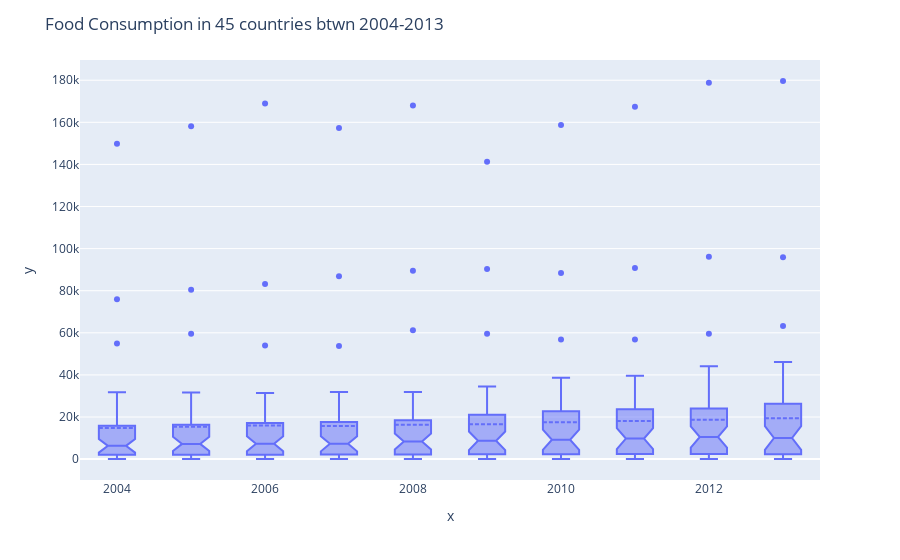

This figure's notebook cell:
### Code cell
datt=p
df = px.data.tips()
fig=px.box(df, x=datt["Year"], y=datt['Value'])
fig.update_traces(quartilemethod="linear",notched=True , boxmean=True)
fig.update_layout(title="Food Consumption in 45 countries btwn 2004-2013")
fig.show()

### Figure 1 — Plotly figure (JSON) as saved in the notebook; plotly's stock layout.template omitted (floating-point values rounded to 4 significant figures; data arrays with more than 128 entries replaced by an {"elided": "..."} marker saying what was removed)
{"data": [{"alignmentgroup": "True", "boxmean": true, "hovertemplate": "x=%{x}<br>y=%{y}<extra></extra>", "legendgroup": "", "marker": {"color": "#636efa"}, "name": "", "notched": true, "offsetgroup": "", "orientation": "v", "quartilemethod": "linear", "showlegend": false, "type": "box", "x": {"elided": "450 str values"}, "x0": " ", "xaxis": "x", "y": {"elided": "450 int values"}, "y0": " ", "yaxis": "y"}], "layout": {"boxmode": "group", "legend": {"tracegroupgap": 0}, "margin": {"t": 60}, "title": {"text": "Food Consumption in 45 countries btwn 2004-2013"}, "xaxis": {"anchor": "y", "domain": [0, 1], "title": {"text": "x"}}, "yaxis": {"anchor": "x", "domain": [0, 1], "title": {"text": "y"}}}}
